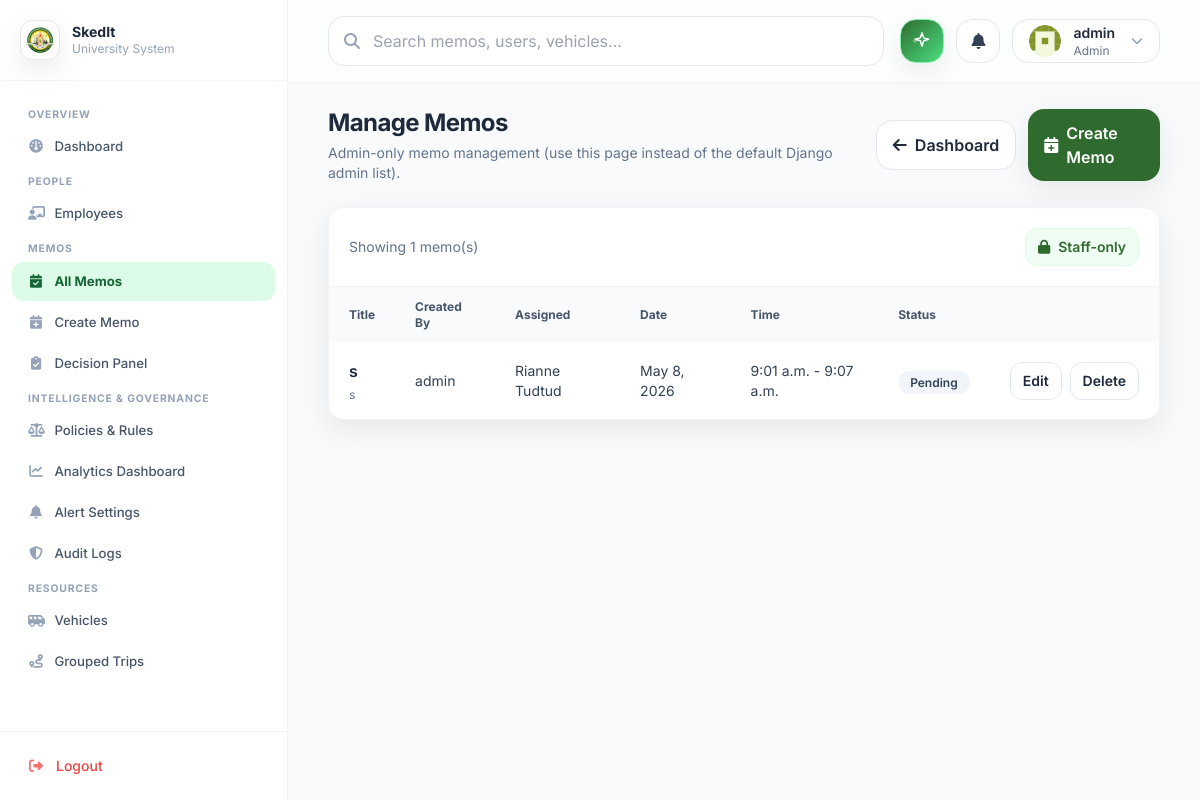
Before: /manage/memos/ (signed in) with the older database file.
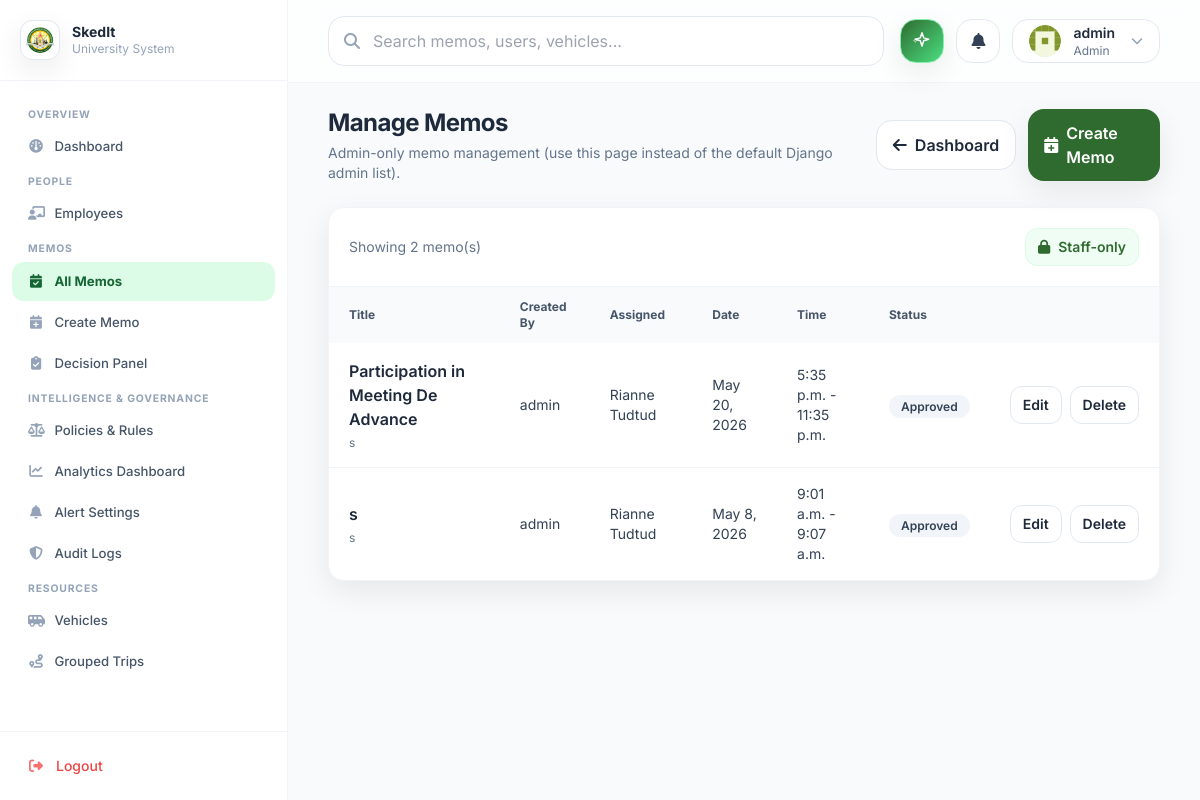
After: the same page with the newer database file.
### memos/models.py (models this page shows, shortened)
class Memo(models.Model):
    class Priority(models.TextChoices):
        CRITICAL = "critical", "Critical"
        HIGH = "high", "High"
        MEDIUM = "medium", "Medium"
        LOW = "low", "Low"
    class Status(models.TextChoices):
        DRAFT = "draft", "Draft"
        PENDING = "pending", "Pending"
        APPROVED = "approved", "Approved"
        REJECTED = "rejected", "Rejected"
        DELEGATED = "delegated", "Delegated"
        CONFLICT = "conflict", "Conflict"
    class Category(models.TextChoices):
        INTERNAL = "internal", "Internal"
        EXTERNAL = "external", "External"
    title = models.CharField(max_length=200)
    description = models.TextField(blank=True)
    created_by = models.ForeignKey(
        settings.AUTH_USER_MODEL,
        on_delete=models.SET_NULL,
        null=True,
        blank=True,
        related_name="created_memos",
    )
    employees = models.ManyToManyField(
        settings.AUTH_USER_MODEL, related_name="memos", blank=True
    )
    to_all = models.BooleanField(default=False)
    reference_number = models.CharField(max_length=50, blank=True)
    date = models.DateField()
    start_time = models.TimeField()
    end_time = models.TimeField()
    venue = models.CharField(max_length=255, blank=True)
    destination = models.CharField(max_length=255, blank=True)
    priority = models.CharField(max_length=10, choices=Priority.choices, default=Priority.MEDIUM)
    required = models.BooleanField(default=False)
    category = models.CharField(max_length=20, choices=Category.choices, default=Category.INTERNAL)
    status = models.CharField(max_length=15, choices=Status.choices, default=Status.PENDING)
    delegated_to = models.ForeignKey(
        settings.AUTH_USER_MODEL,
        on_delete=models.SET_NULL,
        null=True,
        blank=True,
        related_name="delegated_memos",
    )
    campus = models.ForeignKey(
        "accounts.Campus", on_delete=models.SET_NULL, null=True, blank=True, related_name="memos"
    )
    department = models.ForeignKey(
        "accounts.Department", on_delete=models.SET_NULL, null=True, blank=True, related_name="memos"
    )
    created_at = models.DateTimeField(default=timezone.now, editable=False)
    updated_at = models.DateTimeField(auto_now=True)
    class Meta:
        ordering = ["-date", "start_time"]
        indexes = [
            models.Index(fields=["date", "start_time", "end_time"]),
        ]
    def get_employee_names(self) -> str:
        if self.to_all:
            return "All Faculty Members and Student"
        names = []
        for user in self.employees.all():
            if hasattr(user, 'profile') and user.profile.first_name:
                names.append(f"{user.profile.first_name} {user.profile.last_name}")
            else:
                names.append(user.get_full_name() or user.username)
        return ", ".join(names)

### accounts/models.py (models this page shows, shortened)
class Profile(models.Model):
    class Role(models.TextChoices):
        ADMIN = "admin", "Admin"
        HR = "hr", "HR"
        EMPLOYEE = "instructor", "Employee"
        APPROVER = "approver", "Department Head/Approver"
        TRANSPORTATION = "transportation", "Transportation"
        STAFF = "staff", "Staff"
    user = models.OneToOneField(User, on_delete=models.CASCADE, related_name="profile")
    first_name = models.CharField(max_length=150, blank=True)
    middle_name = models.CharField(max_length=150, blank=True)
    last_name = models.CharField(max_length=150, blank=True)
    employee_id = models.CharField(max_length=50, unique=True, null=True, blank=True)
    mobile_number = models.CharField(max_length=30, blank=True)
    address = models.TextField(blank=True)
    role = models.CharField(max_length=20, choices=Role.choices, default=Role.EMPLOYEE)
    department = models.ForeignKey(
        Department, on_delete=models.SET_NULL, null=True, blank=True, related_name="profiles"
    )
    profile_picture = models.ImageField(upload_to="profile_pictures/", null=True, blank=True)

### memos/views.py (the view)
# urls.py: path("manage/memos/", views.memo_admin_list, name="memo_admin_list"),
@login_required
def memo_admin_list(request):
    if not _is_admin(request.user):
        messages.error(request, "You do not have permission to view this page.")
        return redirect("accounts:post_login")
    memos = Memo.objects.all().prefetch_related("employees", "created_by").order_by("-date", "start_time")
    return render(request, "memos/memo_admin_list.html", {"memos": memos})

### memos/views.py (called while the page is built)
def _is_admin(user) -> bool:
    if not user or not getattr(user, "is_authenticated", False):
        return False
    if getattr(user, "is_staff", False) or getattr(user, "is_superuser", False):
        return True
    role = getattr(getattr(user, "profile", None), "role", None)
    if Profile is not None:
        return role == Profile.Role.ADMIN
    return role == "admin"

### notifications/context_processors.py (called while the page is built)
def unread_notifications(request):
    user = getattr(request, "user", None)
    if not user or not getattr(user, "is_authenticated", False):
        return {
            "unread_notifications_count": 0,
            "recent_notifications": [],
        }
    return {
        "unread_notifications_count": Notification.objects.filter(user=user, is_read=False).count(),
        "recent_notifications": (
            Notification.objects.filter(user=user)
            .order_by("-created_at")[:8]
        ),
    }

### memos/templates/memos/memo_admin_list.html (shortened to what this page needs)
{% extends "base.html" %}
{% block content %}
<div class="flex items-center justify-between gap-4">
  <div>
    <h1 class="text-2xl font-bold tracking-tight">Manage Memos</h1>
    <p class="text-sm text-slate-500 mt-1">Admin-only memo management (use this page instead of the default Django admin
      list).</p>
  </div>
  <div class="flex items-center gap-3">
    <a href="{% url 'accounts:admin_dashboard' %}"
      class="inline-flex items-center gap-2 px-4 py-3 rounded-2xl bg-white border border-slate-200 hover:border-uniGold transition">
      <i class="fa-solid fa-arrow-left"></i>
      <span class="font-semibold">Dashboard</span>
    </a>
    <a href="{% url 'memos:memo_create' %}"
      class="inline-flex items-center gap-2 px-4 py-3 rounded-2xl bg-uniGreen text-white shadow-soft hover:opacity-95 transition">
      <i class="fa-solid fa-calendar-plus"></i>
      <span class="font-semibold">Create Memo</span>
    </a>
  </div>
</div>
<div class="mt-6 rounded-2xl bg-white border border-slate-100 shadow-soft overflow-hidden">
  <div class="p-5 border-b border-slate-100 flex items-center justify-between">
    <div class="text-sm text-slate-500">Showing {{ memos|length }} memo(s)</div>
    <div class="flex items-center gap-2">
      <span
        class="inline-flex items-center gap-2 px-3 py-2 rounded-xl bg-green-50 text-uniGreen text-sm font-semibold border border-green-100">
        <i class="fa-solid fa-lock"></i>
        Staff-only
      </span>
    </div>
  </div>
  <div class="overflow-x-auto">
    <table class="min-w-full">
      <thead class="bg-slate-50">
        <tr class="text-left text-xs font-semibold text-slate-600">
          <th class="px-5 py-3">Title</th>
          <th class="px-5 py-3">Created By</th>
          <th class="px-5 py-3">Assigned</th>
          <th class="px-5 py-3">Date</th>
          <th class="px-5 py-3">Time</th>
          <th class="px-5 py-3">Status</th>
          <th class="px-5 py-3"></th>
        </tr>
      </thead>
      <tbody class="divide-y divide-slate-100">
        {% for memo in memos %}
        <tr class="hover:bg-green-50/40 transition {% if memo.status == 'conflict' %}bg-red-50/30{% endif %}">
          <td class="px-5 py-4">
            <div class="font-semibold">{{ memo.title }}</div>
            <div class="text-xs text-slate-500 mt-1">{{ memo.venue }}</div>
          </td>
          <td class="px-5 py-4 text-sm text-slate-700">{{ memo.created_by|default:"—" }}</td>
          <td class="px-5 py-4 text-sm text-slate-700">{{ memo.get_employee_names }}</td>
          <td class="px-5 py-4 text-sm text-slate-700">{{ memo.date }}</td>
          <td class="px-5 py-4 text-sm text-slate-700">{{ memo.start_time }} - {{ memo.end_time }}</td>
          <td class="px-5 py-4">
            <span class="px-3 py-1 rounded-full text-xs font-semibold bg-slate-100 text-slate-700">{{ memo.get_status_display }}</span>
          </td>
          <td class="px-5 py-4">
            <div class="flex items-center justify-end gap-2">
              <a href="{% url 'memos:memo_edit' memo.pk %}"
                class="px-3 py-2 rounded-xl bg-white border border-slate-200 text-sm font-semibold hover:border-uniGold transition">Edit</a>
              <a href="{% url 'memos:memo_delete' memo.pk %}"
                class="px-3 py-2 rounded-xl bg-white border border-slate-200 text-sm font-semibold hover:border-uniGold transition">Delete</a>
            </div>
          </td>
        </tr>
        {% empty %}
        <tr>
          <td colspan="7" class="px-5 py-10 text-center text-sm text-slate-500">No memos found.</td>
        </tr>
        {% endfor %}
      </tbody>
    </table>
  </div>
</div>
{% endblock %}

Changed rows visible on the page:
added Memo: title "Participation in Meeting De Advance", venue "s", created_by "admin", get_employee_names "Rianne Tudtud", date "May 20, 2026", start_time "5:35 p.m.", end_time "11:35 p.m.", status "Approved"
changed Memo "May 8, 2026": status "Pending" → "Approved"
Other visible differences:
{{ memos|length }}: "1" → "2"
